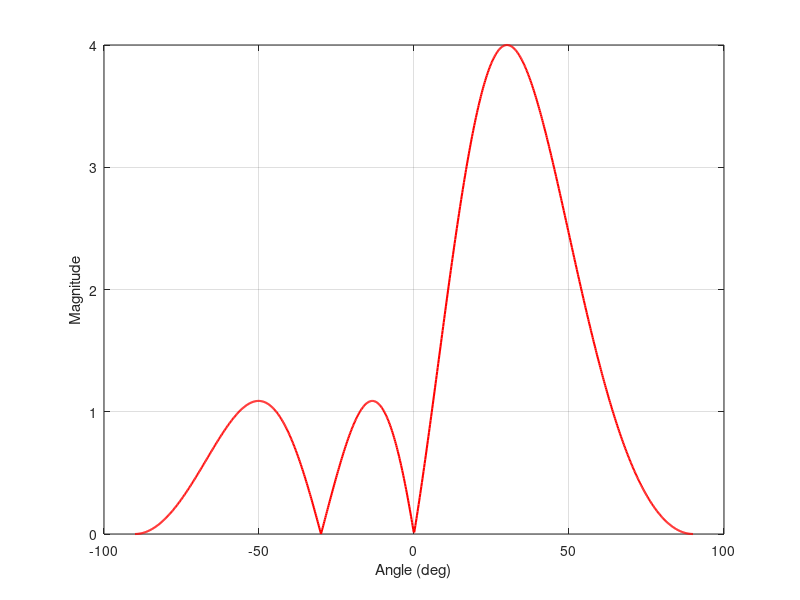

Source code (MATLAB): (Note: this script raises an error after producing the figure.)
N = 4; 
c = 3e8; 
f = 1e9; 
lambda = c/f; 
d = lambda/2; 

thetam = 30 * pi/180; 
theta = linspace(-pi/2, pi/2, 1024);


wts = exp(-1j * 2 * pi * (d/lambda) * sin(thetam) * (0:N-1));


p1 = exp(1j * 2 * pi * (d/lambda) * (0:N-1)' * sin(theta));
z1 = wts * p1;

figure(1)
plot(theta*180/pi, abs(z1), 'r', 'LineWidth', 1.5)
grid on; xlabel('Angle (deg)'); ylabel('Magnitude');

figure(2)
polarplot(theta, abs(z1), 'r')
